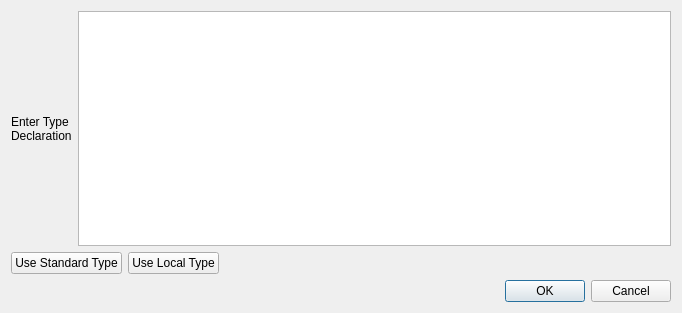
<?xml version="1.0" encoding="UTF-8"?>
<ui version="4.0">
 <class>ApplyCalleeDialog</class>
 <widget class="QDialog" name="ApplyCalleeDialog">
  <property name="geometry">
   <rect>
    <x>0</x>
    <y>0</y>
    <width>682</width>
    <height>313</height>
   </rect>
  </property>
  <property name="windowTitle">
   <string>ApplyCalleeType</string>
  </property>
  <layout class="QVBoxLayout" name="verticalLayout_2">
   <item>
    <layout class="QVBoxLayout" name="verticalLayout">
     <item>
      <layout class="QHBoxLayout" name="horizontalLayout">
       <item>
        <widget class="QLabel" name="label">
         <property name="text">
          <string>Enter Type
Declaration</string>
         </property>
        </widget>
       </item>
       <item>
        <widget class="QPlainTextEdit" name="te_userTypeText"/>
       </item>
      </layout>
     </item>
    </layout>
   </item>
   <item>
    <layout class="QHBoxLayout" name="horizontalLayout_2">
     <item>
      <widget class="QPushButton" name="pb_useStandardType">
       <property name="text">
        <string>Use Standard Type</string>
       </property>
      </widget>
     </item>
     <item>
      <widget class="QPushButton" name="pb_useLocalType">
       <property name="text">
        <string>Use Local Type</string>
       </property>
      </widget>
     </item>
     <item>
      <spacer name="horizontalSpacer">
       <property name="orientation">
        <enum>Qt::Horizontal</enum>
       </property>
       <property name="sizeHint" stdset="0">
        <size>
         <width>40</width>
         <height>20</height>
        </size>
       </property>
      </spacer>
     </item>
    </layout>
   </item>
   <item>
    <widget class="QDialogButtonBox" name="buttonBox">
     <property name="orientation">
      <enum>Qt::Horizontal</enum>
     </property>
     <property name="standardButtons">
      <set>QDialogButtonBox::Cancel|QDialogButtonBox::Ok</set>
     </property>
    </widget>
   </item>
  </layout>
 </widget>
 <resources/>
 <connections>
  <connection>
   <sender>buttonBox</sender>
   <signal>accepted()</signal>
   <receiver>ApplyCalleeDialog</receiver>
   <slot>accept()</slot>
   <hints>
    <hint type="sourcelabel">
     <x>248</x>
     <y>254</y>
    </hint>
    <hint type="destinationlabel">
     <x>157</x>
     <y>274</y>
    </hint>
   </hints>
  </connection>
  <connection>
   <sender>buttonBox</sender>
   <signal>rejected()</signal>
   <receiver>ApplyCalleeDialog</receiver>
   <slot>reject()</slot>
   <hints>
    <hint type="sourcelabel">
     <x>316</x>
     <y>260</y>
    </hint>
    <hint type="destinationlabel">
     <x>286</x>
     <y>274</y>
    </hint>
   </hints>
  </connection>
 </connections>
</ui>
